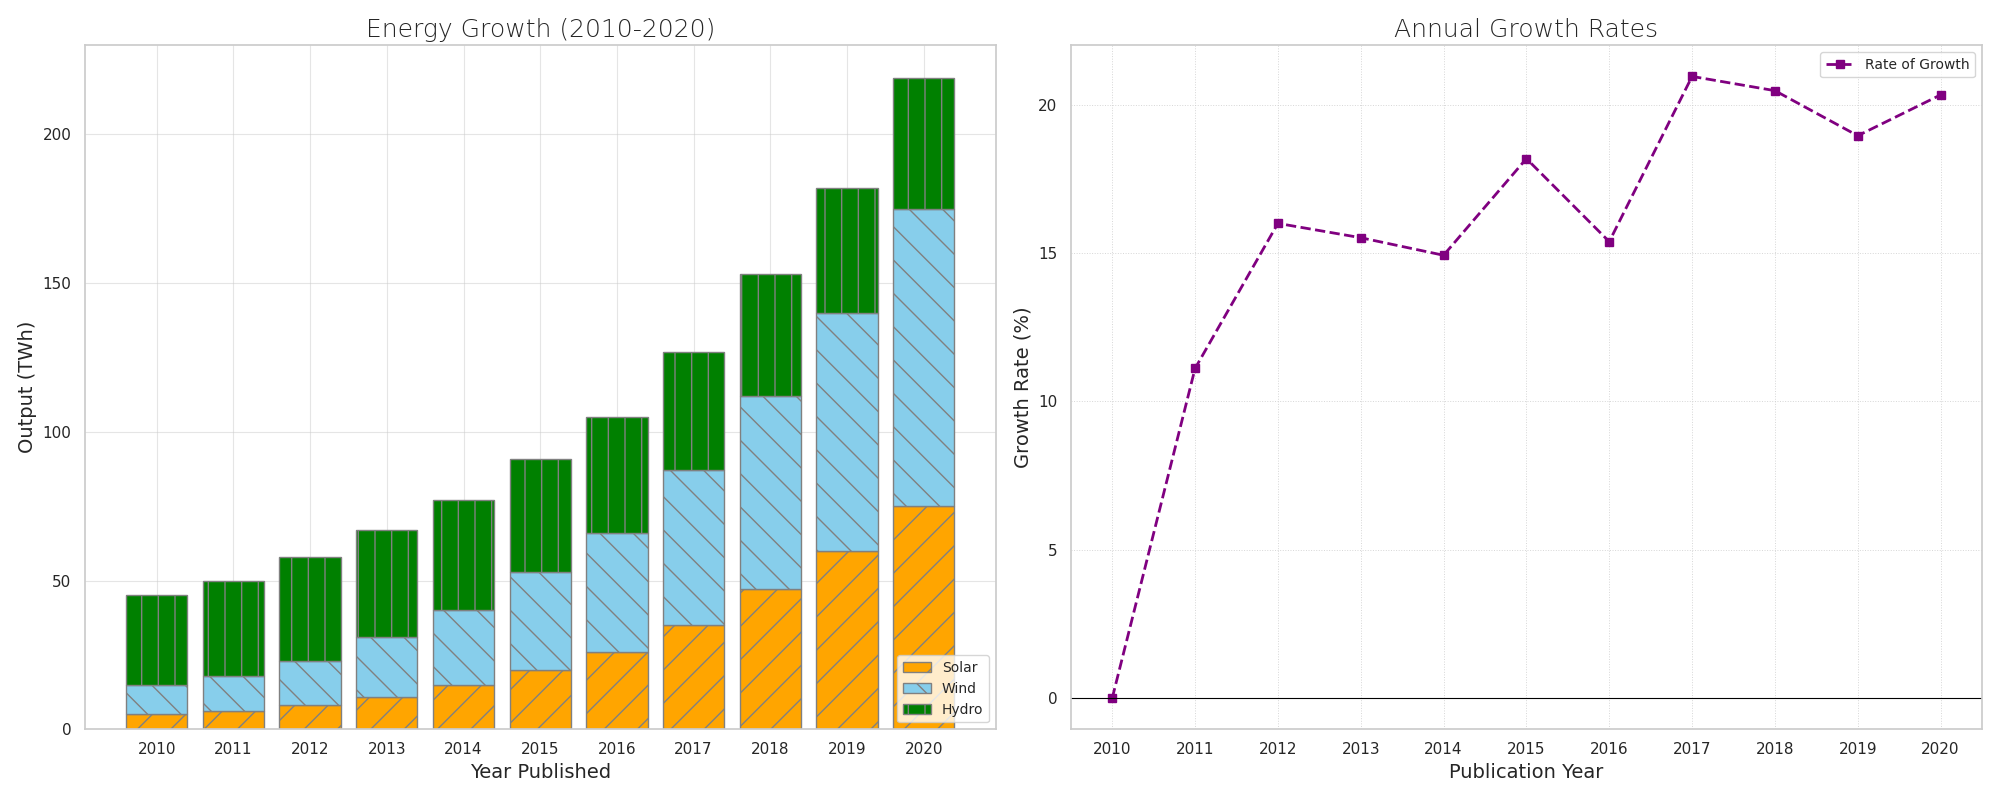

Recreate this plot in Python.
import matplotlib.pyplot as plt
import numpy as np

years = np.arange(2010, 2021)
solar_energy = np.array([5, 6, 8, 11, 15, 20, 26, 35, 47, 60, 75])
wind_energy = np.array([10, 12, 15, 20, 25, 33, 40, 52, 65, 80, 100])
hydropower_energy = np.array([30, 32, 35, 36, 37, 38, 39, 40, 41, 42, 44])
cumulative_energy = solar_energy + wind_energy + hydropower_energy
percentage_growth = np.zeros(len(years))
percentage_growth[1:] = 100 * (cumulative_energy[1:] - cumulative_energy[:-1]) / cumulative_energy[:-1]

fig, axs = plt.subplots(1, 2, figsize=(20, 8))

# First subplot: Stacked bar chart
axs[0].bar(years, solar_energy, label='Solar', color='orange', edgecolor='gray', hatch='/')
axs[0].bar(years, wind_energy, bottom=solar_energy, label='Wind', color='skyblue', edgecolor='gray', hatch='\\')
axs[0].bar(years, hydropower_energy, bottom=solar_energy + wind_energy, label='Hydro', color='green', edgecolor='gray', hatch='|')

axs[0].set_title('Energy Growth (2010-2020)', fontsize=18, fontweight='light')
axs[0].set_xlabel('Year Published', fontsize=14)
axs[0].set_ylabel('Output (TWh)', fontsize=14)
axs[0].set_xticks(years)
axs[0].set_yticks(np.arange(0, 250, 50))
axs[0].legend(loc='lower right', fontsize=10)
axs[0].grid(True, which='both', linestyle='-', linewidth=0.8, alpha=0.5)

# Second subplot: Line plot for percentage growth
axs[1].plot(years, percentage_growth, marker='s', linestyle='--', color='purple', linewidth=2, label='Rate of Growth')
axs[1].set_title('Annual Growth Rates', fontsize=18, fontweight='light')
axs[1].set_xlabel('Publication Year', fontsize=14)
axs[1].set_ylabel('Growth Rate (%)', fontsize=14)
axs[1].set_xticks(years)
axs[1].axhline(0, color='black', linewidth=0.8)
axs[1].grid(True, which='both', linestyle=':', linewidth=0.7, alpha=0.8)
axs[1].legend(loc='upper right', fontsize=10)

plt.tight_layout()
plt.show()
